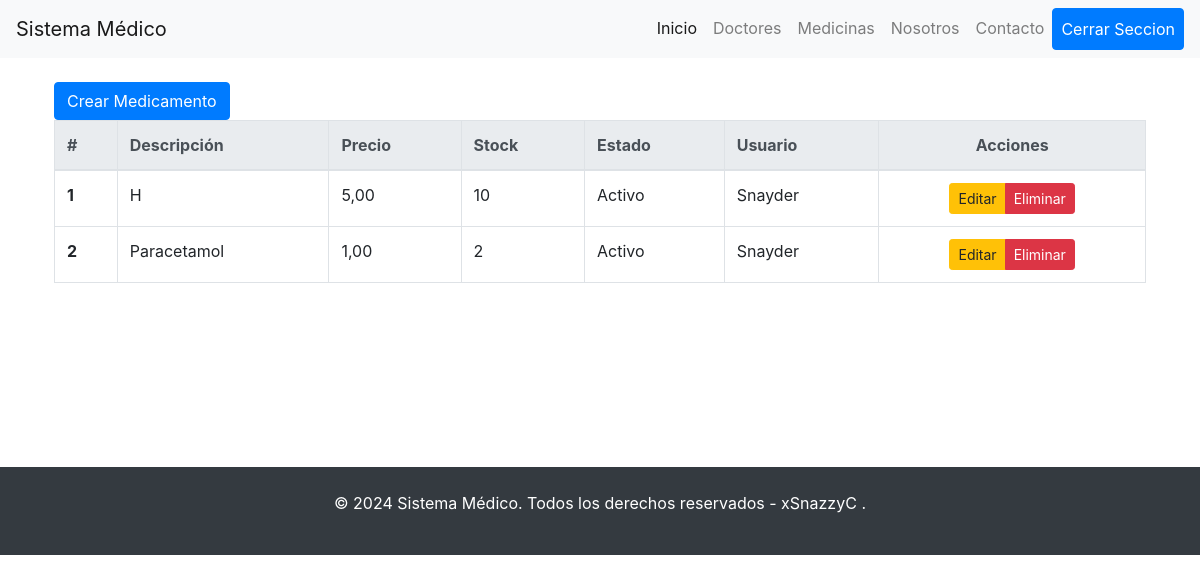
The page /medicines/medicament_list/ (signed in) on the database its author committed.
### aplication/medicines/models.py (models this page shows, shortened)
class Medications(models.Model):
    description = models.TextField()
    price = models.DecimalField(max_digits=10, decimal_places=2)
    stock = models.PositiveIntegerField()
    is_active = models.BooleanField(default=True)
    user = models.ForeignKey(User, on_delete=models.CASCADE)

### aplication/medicines/views.py (the view)
# urls.py: path('medicament_list/', views.medicament_ListView.as_view(),name="medicament_list"),
class medicament_ListView(LoginRequiredMixin, ListView):
    model = Medications
    template_name = 'medicines/list_medicament.html'
    context_object_name = 'medicament_list'
    def get_queryset(self):
        if self.request.user.is_authenticated:  # Comprueba si el usuario está autenticado
            return Medications.objects.filter(user=self.request.user)
        else:
            return Medications.objects.none()
    def get_context_data(self, **kwargs):
        context = super().get_context_data(**kwargs)
        context['title'] = 'Medical'
        context['title1'] = 'Sistema Medico Online'
        context['current_user'] = self.request.user
        return context

### template/medicines/list_medicament.html
{% extends 'base.html' %}
{% block content %}
<a href="{% url 'medicines:medicament_create' %}" class="btn btn-primary">Crear Medicamento</a>
<table class="table table-hover table-bordered">
    <thead class="thead-light">
        <tr>
            <th scope="col">#</th>
            <th scope="col">Descripción</th>
            <th scope="col">Precio</th>
            <th scope="col">Stock</th>
            <th scope="col">Estado</th>
            <th scope="col">Usuario</th>
            <th scope="col" class="text-center">Acciones</th>
        </tr>
    </thead>
    <tbody>
        {% for medication in medicament_list %}
        <tr>
            <th scope="row">{{ forloop.counter }}</th>
            <td>{{ medication.description }}</td>
            <td>{{ medication.price }}</td>
            <td>{{ medication.stock }}</td>
            <td>{{ medication.is_active|yesno:"Activo,Inactivo" }}</td>
            <td>{{ medication.user.username }}</td>
            <td class="text-center">
                <div class="btn-group" role="group" aria-label="Acciones">
                    <a href="{% url 'medicines:medicament_update' medication.id %}" class="btn btn-warning btn-sm">Editar</a>
                    <a href="{% url 'medicines:medicament_delete' medication.id %}" class="btn btn-danger btn-sm">Eliminar</a>
                </div>
            </td>
        </tr>
        {% empty %}
        <tr>
            <td colspan="7" class="text-center">No hay medicamentos disponibles</td>
        </tr>
        {% endfor %}
    </tbody>
</table>
{% endblock %}

### rows shown on the page
Medications: description "H", price "5,00", stock "10", is_active "Activo", user.username "Snayder"
Medications: description "Paracetamol", price "1,00", stock "2", is_active "Activo", user.username "Snayder"
